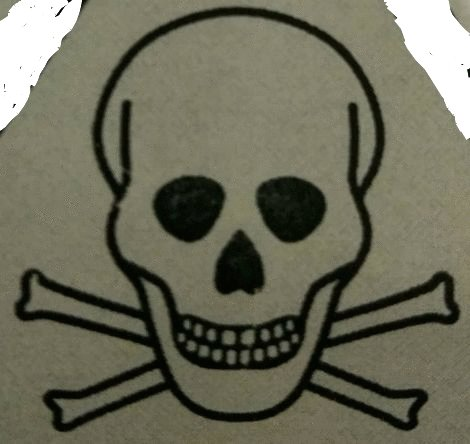
//> input picture img/skulln1.jpg, 470 x 444 px, given in place of the camera
$ ./hazard   (built with g++ and OpenCV 4)
//> lines starting //> are read from the running program, lines starting //| are printed output that depends on the picture; after the words box and inside, x2 and y2 are one past the last pixel; in counts of white or black regions, pixels touching at a corner belong together
#include <opencv2/core/core.hpp>
#include <opencv2/highgui/highgui.hpp>
#include <opencv2/imgproc/imgproc.hpp>
#include <iostream>
using namespace cv;
using namespace std;
Mat skull2=imread("../img/skulln1.jpg");
Mat skull;
Mat result;
string sk="skull";
string image_window = "Source Image";
string result_window = "Result window";
int match_method;
int max_Trackbar = 5;
void drawStuff();
void drawAllTriangles(Mat&, const vector< vector<Point> >&);

void MatchingMethod( int, void* );

Mat img_rgb,img_gray,canny_output,drawing, frame,frame2;

int thresh = 100;
int max_thresh = 255;
int iLowH, iHighH;
int main(){
    skull2.copyTo(skull);
    //cvtColor(skull, skull, cv::COLOR_RGB2HSV);
    imshow("ro", skull);
    VideoCapture cap(0); //capture the video from web cam
    namedWindow( image_window, WINDOW_AUTOSIZE );
    namedWindow( result_window, WINDOW_AUTOSIZE );
    string trackbar_label = "Method: \n 0: TM COEFF NORMED \n 1: SQDIFF NORMED \n 2: TM CCORR \n 3: TM CCORR NORMED \n 4: TM COEFF \n 5: SQDIFF";
    createTrackbar( trackbar_label, image_window, &match_method, max_Trackbar, MatchingMethod );
//> slider 'Method: \n 0: TM COEFF NORMED \n' is set to 1

    if ( !cap.isOpened() )  // if not success, exit program
    {
         cout << "Cannot open the web cam" << endl;
         return -1;
    }
    while (true)
    {
        Mat img_rgb;

         // read a new frame from video

         if (!cap.isOpened()) //if not success, break loop
        {
             cout << "Cannot read a frame from video stream" << endl;
             break;
        }
        cap >> img_rgb;
//> img_rgb is the input picture: 444 rows x 470 cols, CV_8UC3; mean B, G, R 89.8, 107.4, 108.1
        cap >> drawing;
        img_rgb.copyTo(frame2);
    GaussianBlur(img_rgb, frame, cv::Size(0, 0), 3);
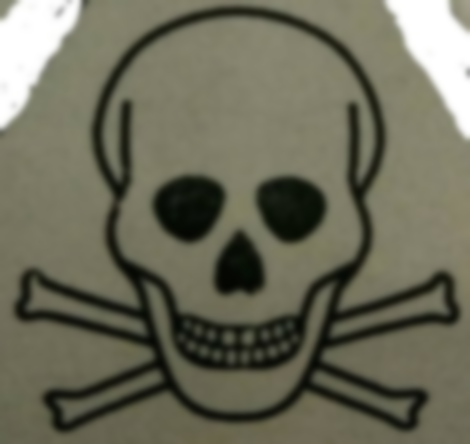
//> frame: 444 rows x 470 cols, CV_8UC3; mean B, G, R 89.8, 107.5, 108.1
    addWeighted(img_rgb, 1.5, frame, -0.5, 0, img_rgb);
    //namedWindow("Control", CV_WINDOW_AUTOSIZE);
    cvtColor(3*img_rgb,img_gray,CV_BGR2GRAY);
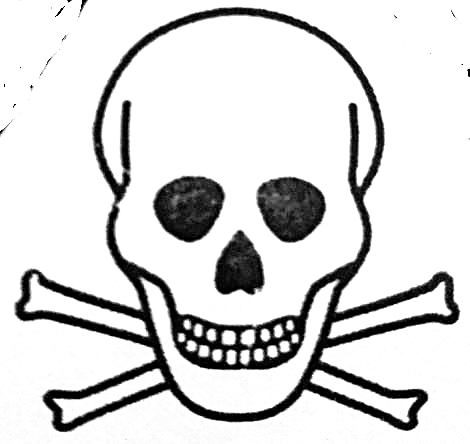
//> img_gray: 444 rows x 470 cols, CV_8UC1; min 0, max 255, mean 215

    drawStuff();
   //    imshow("gray",img_gray);

    if (waitKey(30) == 27) //wait for 'esc' key press for 30ms. If 'esc' key is pressed, break loop
       {
            cout << "esc key is pressed by user" << endl;
            break;
       }
    }
}

void drawStuff(){
    vector<vector<Point> > contours;
    vector<Vec4i> hierarchy;

    Canny( img_gray, canny_output, 147, 255, 3 );
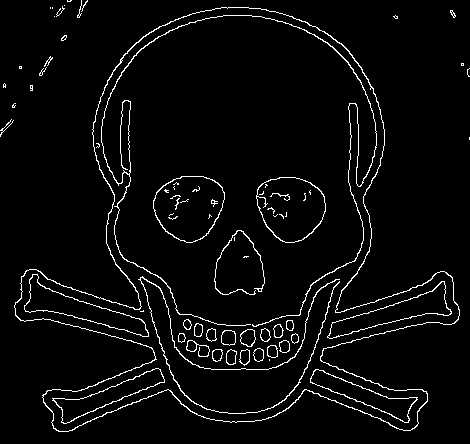
//> canny_output: 444 rows x 470 cols, CV_8UC1; 3.9% white in thin lines or dots
    //imshow("Canny",canny_output);
    findContours( canny_output, contours, hierarchy, CV_RETR_TREE, CV_CHAIN_APPROX_SIMPLE, Point(0, 0) );
//> contours = 116 contours, 65 with area under 20; largest, box (x1, y1, x2, y2) and area: (14, 7, 460, 432) 107706, (14, 7, 460, 432) 107204, (153, 176, 225, 243) 3538, (153, 176, 225, 243) 3472, (256, 177, 326, 243) 3421


    drawAllTriangles(drawing,contours);
    imshow("Triangles",drawing);
}

void drawAllTriangles(Mat& img, const vector<vector<Point> >& contours){
    vector<Point> approxTriangle;
    namedWindow("fraw", CV_WINDOW_AUTOSIZE);
    vector<Rect> boundRect( contours.size() );

    for(size_t i = 0; i < contours.size(); i++){
        if((contourArea(Mat(contours[i]))>50 && arcLength(Mat(contours[i]), true)>15)){
        approxPolyDP(contours[i], approxTriangle, arcLength(Mat(contours[i]), true)*0.015, true);
        if(approxTriangle.size() == 3 ){
            boundRect[i] = boundingRect( Mat(contours[i]) );
            resize(skull2, skull, Size((boundRect[i].width*7)/10, (boundRect[i].height*6)/10));

            drawContours(img, contours, i, Scalar(0, 0, 0), CV_FILLED);
            rectangle( img, boundRect[i].tl(), boundRect[i].br(), Scalar(0,0,0), 2, 8, 0 );
            Mat fraw = Mat(boundRect[i].height,boundRect[i].width, frame.type(), Scalar::all(0));
            Rect r1(boundRect[i].tl(),boundRect[i].br());
            frame2(r1).copyTo(fraw);

           // cvtColor(fraw, fraw, cv::COLOR_RGB2HSV);
            imshow("fraw", fraw);

            imshow(" ", skull);

            waitKey(1);
      /// Create the result matrix
            int result_cols =  fraw.cols - skull.cols + 1;
            int result_rows = fraw.rows - skull.rows + 1;

            result.create( result_cols, result_rows, CV_32FC1 );
            matchTemplate( fraw, skull, result, match_method );
            //normalize( result, result, 0, 1, NORM_MINMAX, -1, Mat() );
            double minVal; double maxVal; Point minLoc; Point maxLoc;
            Point matchLoc;
            minMaxLoc( result, &minVal, &maxVal, &minLoc, &maxLoc, Mat() );
            if( match_method  == CV_TM_SQDIFF || match_method == CV_TM_SQDIFF_NORMED ){
                matchLoc = minLoc;
                cout << minVal<<endl;
            }
            else{
                matchLoc = maxLoc;
                cout << maxVal<< endl;
            }

            rectangle( fraw, matchLoc, Point( matchLoc.x + skull.cols , matchLoc.y + skull.rows ), Scalar::all(0), 2, 8, 0 );
            rectangle( result, matchLoc, Point( matchLoc.x + skull.cols , matchLoc.y + skull.rows ), Scalar::all(0), 2, 8, 0 );

            imshow( image_window, fraw );
            imshow( result_window, result );
            fraw.release();

             // [9 lines of commented-out code are left out]
        }

    }
}
//> this loop made 116 passes
//> after the loop, approxTriangle = 12 Points (x, y): [223, 15], [102, 119], [179, 314], [250, 324], [118, 249], [142, 48], [288, 23], [376, 131], [357, 256], [256, 326], [355, 260], [376, 131]
//> the Esc key is pressed
}

void MatchingMethod( int, void* ){

    return;


}
